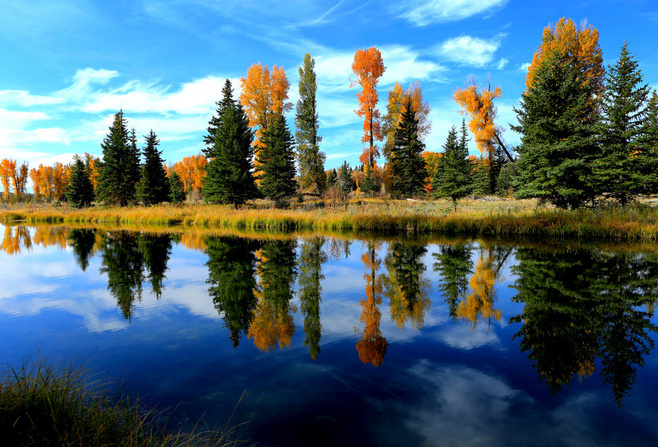
//> input picture assert/image1.png, 658 x 447 px
$ ./main   (built with g++ and OpenCV 4)
//> lines starting //> are read from the running program, lines starting //| are printed output that depends on the picture
//---------------------------------【头文件、命名空间包含部分】-----------------------------
//		描述：包含程序所使用的头文件和命名空间
//-------------------------------------------------------------------------------------------------
#include "opencv2/core/core.hpp"
#include "opencv2/imgproc/imgproc.hpp"
#include "opencv2/highgui/highgui.hpp"
#include <iostream>
using namespace cv;


//--------------------------------------【main( )函数】-----------------------------------------
//          描述：控制台应用程序的入口函数，我们的程序从这里开始执行
//-------------------------------------------------------------------------------------------------
int main( )
{

    //【1】以灰度模式读取原始图像并显示
    Mat srcImage = imread("../assert/image1.png", 0);
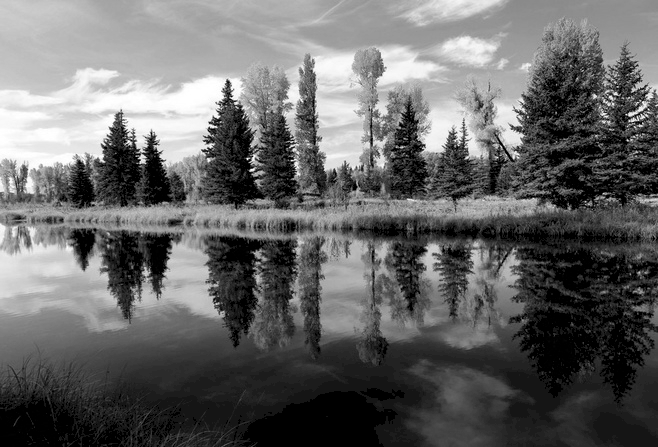
//> srcImage: 447 rows x 658 cols, CV_8UC1; min 0, max 255, mean 102.3
    if(!srcImage.data ) { printf("读取图片错误，请确定目录下是否有imread函数指定图片存在~！ \n"); return false; }
    imshow("原始图像" , srcImage);
    moveWindow("原始图像" , 50, 50);


    //【2】将输入图像延扩到最佳的尺寸，边界用0补充
    int m = getOptimalDFTSize( srcImage.rows );
//> m = 450
    int n = getOptimalDFTSize( srcImage.cols );
//> n = 675
    //将添加的像素初始化为0.
    Mat padded;
    copyMakeBorder(srcImage, padded, 0, m - srcImage.rows, 0, n - srcImage.cols, BORDER_CONSTANT, Scalar::all(0));
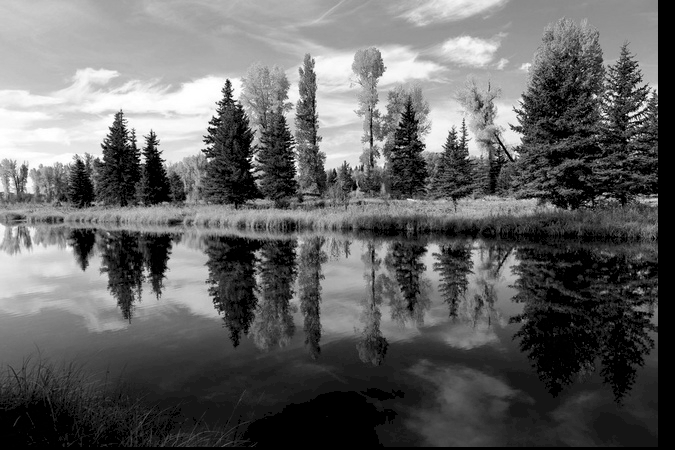
//> padded: 450 rows x 675 cols, CV_8UC1; min 0, max 255, mean 99.1

    //【3】为傅立叶变换的结果(实部和虚部)分配存储空间。
    //将planes数组组合合并成一个多通道的数组complexI
    Mat planes[] = {Mat_<float>(padded), Mat::zeros(padded.size(), CV_32F)};
//> planes[1]: 450 rows x 675 cols, CV_32FC1; every value is 0
    Mat complexI;
    merge(planes, 2, complexI);

    //【4】进行就地离散傅里叶变换
    dft(complexI, complexI);

    //【5】将复数转换为幅值，即=> log(1 + sqrt(Re(DFT(I))^2 + Im(DFT(I))^2))
    split(complexI, planes); // 将多通道数组complexI分离成几个单通道数组，planes[0] = Re(DFT(I), planes[1] = Im(DFT(I))
    magnitude(planes[0], planes[1], planes[0]);// planes[0] = magnitude
    Mat magnitudeImage = planes[0];

    //【6】进行对数尺度(logarithmic scale)缩放
    magnitudeImage += Scalar::all(1);
    log(magnitudeImage, magnitudeImage);//求自然对数

    //【7】剪切和重分布幅度图象限
    //若有奇数行或奇数列，进行频谱裁剪
    magnitudeImage = magnitudeImage(Rect(0, 0, magnitudeImage.cols & -2, magnitudeImage.rows & -2));
//> magnitudeImage: 450 rows x 674 cols, CV_32FC1
    //重新排列傅立叶图像中的象限，使得原点位于图像中心
    int cx = magnitudeImage.cols/2;
//> cx = 337
    int cy = magnitudeImage.rows/2;
//> cy = 225
    Mat q0(magnitudeImage, Rect(0, 0, cx, cy));   // ROI区域的左上
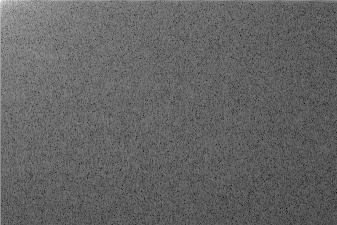
//> q0: 225 rows x 337 cols, CV_32FC1; min 3.09, max 17.22, mean 8.65; drawn with min black and max white
    Mat q1(magnitudeImage, Rect(cx, 0, cx, cy));  // ROI区域的右上
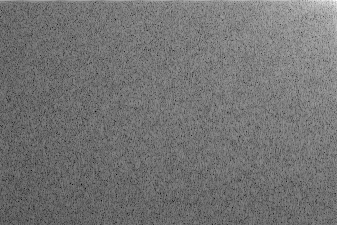
//> q1: 225 rows x 337 cols, CV_32FC1; min 3.11, max 15.26, mean 8.62; drawn with min black and max white
    Mat q2(magnitudeImage, Rect(0, cy, cx, cy));  // ROI区域的左下
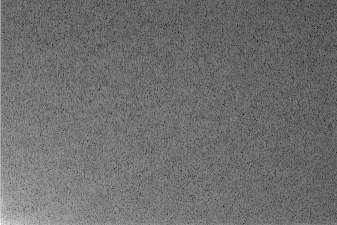
//> q2: 225 rows x 337 cols, CV_32FC1; min 3.11, max 15.79, mean 8.62; drawn with min black and max white
    Mat q3(magnitudeImage, Rect(cx, cy, cx, cy)); // ROI区域的右下
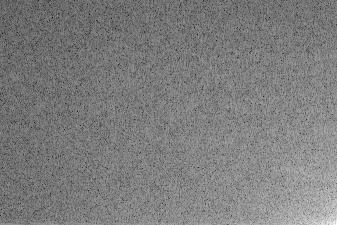
//> q3: 225 rows x 337 cols, CV_32FC1; min 3.1, max 14.32, mean 8.62; drawn with min black and max white
    //交换象限（左上与右下进行交换）
    Mat tmp;
    q0.copyTo(tmp);
    q3.copyTo(q0);
    tmp.copyTo(q3);
    //交换象限（右上与左下进行交换）
    q1.copyTo(tmp);
    q2.copyTo(q1);
    tmp.copyTo(q2);
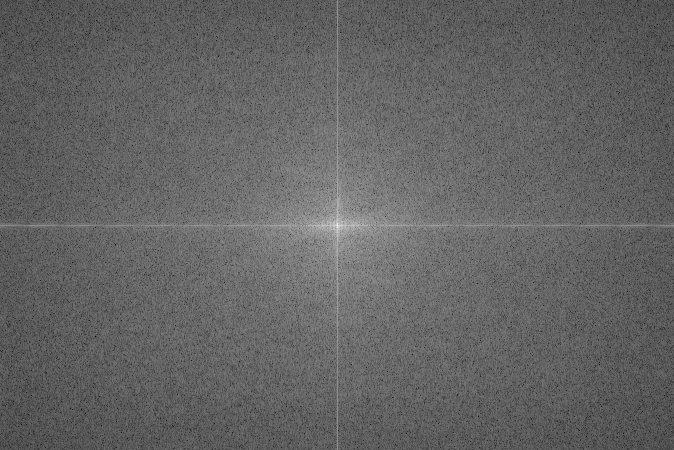
//> magnitudeImage: 450 rows x 674 cols, CV_32FC1; min 3.09, max 17.22, mean 8.63; drawn with min black and max white

    //【8】归一化，用0到1之间的浮点值将矩阵变换为可视的图像格式
    normalize(magnitudeImage, magnitudeImage, 0, 1, NORM_MINMAX);

    //【9】显示效果图
    imshow("频谱幅值", magnitudeImage);
    moveWindow("频谱幅值" , 700, 50);
    waitKey();

    return 0;
}
